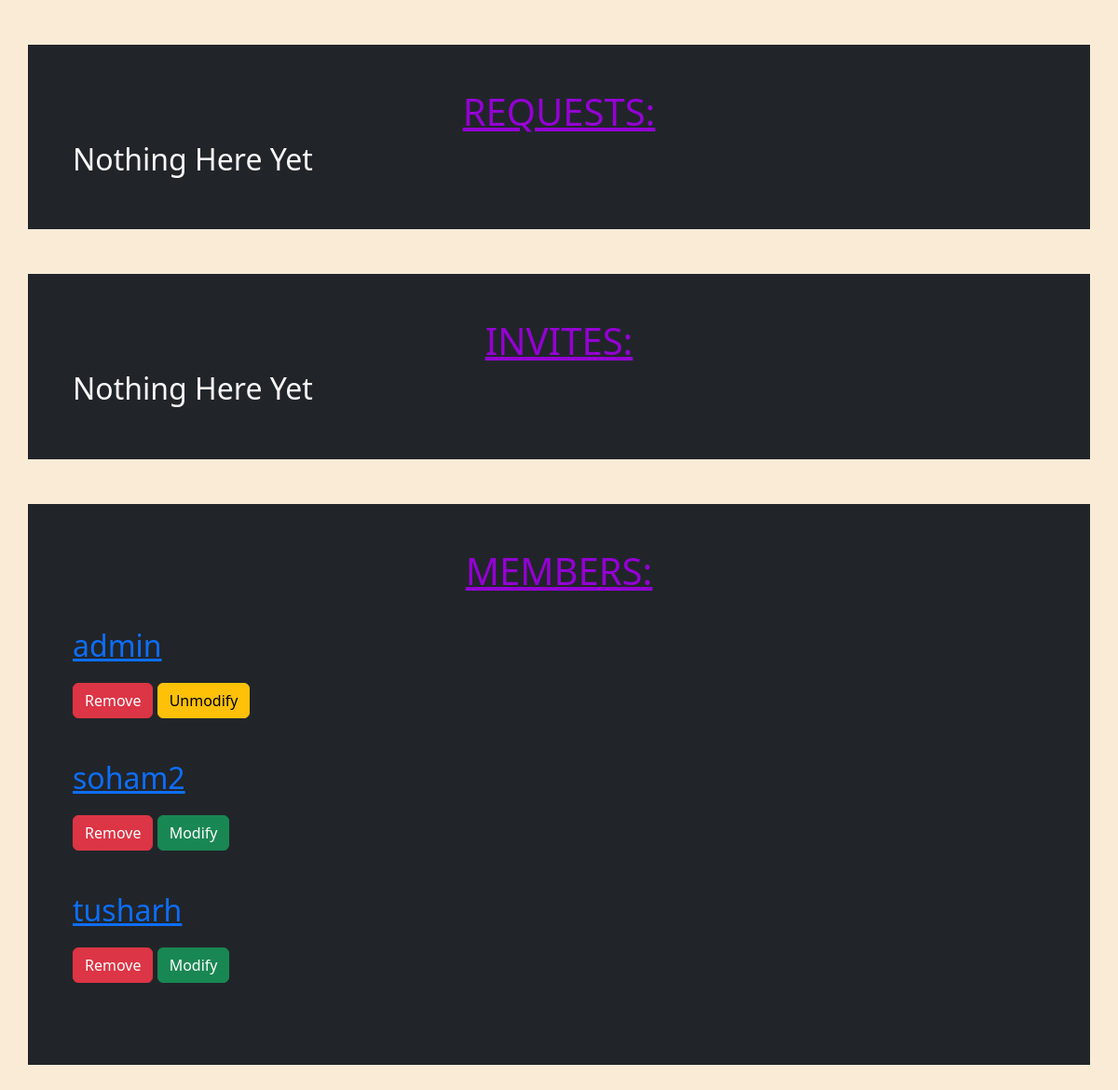
Page /forums/1/members (signed in) on the committed database.
### users/models.py (models this page shows)
class CustomUser(AbstractBaseUser,PermissionsMixin):
    reg_no = models.CharField(max_length=20,primary_key=True,unique=True)
    first_name = models.CharField(max_length=150)
    is_active = models.BooleanField(default=True)
    is_staff = models.BooleanField(default=False)
    USERNAME_FIELD = 'reg_no'
    REQUIRED_FIELDS=['first_name']
    objects = CustomUserManager()
    pic = models.ImageField(upload_to='profiles', default='/Dragonfruit.jpg')

### forums/views.py (the view)
# urls.py: path('forums/<int:forum_id>/members',views.member_list,name='member_list'),
def member_list(request,forum_id):
    forum = Forum.objects.get(id=forum_id)
    if request.user in forum.mods.all():
        if request.method == 'POST' :
            if 'accept' in request.POST:
                member = CustomUser.objects.get(reg_no=request.POST['accept'])
                forum.users.add(member)
                JoinReq.objects.filter(forum=forum,user=member).delete()
            elif 'remove' in request.POST:
                member = CustomUser.objects.get(reg_no=request.POST['remove'])
                if member in forum.mods.all():
                    forum.mods.remove(member)
                forum.users.remove(member)
            elif 'makemod' in request.POST:
                member = CustomUser.objects.get(reg_no=request.POST['makemod'])
                forum.mods.add(member)
            elif 'removemod' in request.POST:
                member = CustomUser.objects.get(reg_no=request.POST['removemod'])
                forum.mods.remove(member)
            elif 'deleteinvite' in request.POST:
                joinreq = JoinReq.objects.get(id=request.POST['deleteinvite'])
                joinreq.delete()
        else:
            pass
        mods = forum.mods.all()
        members = forum.users.all()
        join_reqs = JoinReq.objects.filter(forum = forum, from_forum = False)
        invites = JoinReq.objects.filter(forum=forum, from_forum = True)
        context = {'join_reqs':join_reqs,'members':members,'mods':mods, 'invites':invites}
        return render(request,'members.html',context)
    else:
        return render(request,'test.html')

### templates/members.html (shortened to what this page needs)
<html>
    <head>
        <link href="https://cdn.jsdelivr.net/npm/bootstrap@5.3.0-alpha1/dist/css/bootstrap.min.css" rel="stylesheet">
    </head>
    <body>
        <div class = 'container p-5 my-5 bg-dark text-light'>
          <center><h1 style = "color:darkviolet"><u>REQUESTS: </u></h1></center>
            {% for join_req in join_reqs %}
            <form method="POST">
                {% csrf_token %}
                {{join_req.user}}
                <button type = 'submit' name="accept" class = 'btn btn-primary btn-md' value={{join_req.user}}>Accept</button>
            </form>
            <br>
            {% empty %}
            <h2>Nothing Here Yet </h2>
            {% endfor %}
        </div>
        <div class = 'container p-5 my-5 bg-dark text-light'>
            <center><h1 style = "color:darkviolet"><u>INVITES: </u></h1></center>
              {% for invite in invites %}
              <form method="POST">
                  {% csrf_token %}
                  {{invite.user}}
                  <button type = 'submit' name="deleteinvite" class = 'btn btn-primary btn-md' value={{invite.id}}>Uninvite</button>
              </form>
              <br>
              {% empty %}
              <h2>Nothing Here Yet </h2>
              {% endfor %}
        </div>
            <div class = 'container p-5 my-5 bg-dark text-light'>
           <center> <h1 style = "color:darkviolet"><u>MEMBERS: </u></h1> </center>
            <br>
            {% for member in members %}
            <form method="POST">
                <a href="{% url 'pages:user' member.reg_no %}"><p style = "font-size: xx-large;">{{member.first_name}}</p></a>
                <button type = 'submit' name="remove" class = 'btn btn-danger btn-md' value={{member.reg_no}}>Remove</button>
                {% if member in mods %}
                    <button type = 'submit' name="removemod" class = 'btn btn-warning btn-md' value={{member.reg_no}}>Unmodify</button>
                {% else %}
                    <button type = 'submit' name="makemod" class = 'btn btn-success btn-md' value={{member.reg_no}}>Modify</button>
                {% endif %}
            </form>
            <br>
            {% endfor %}
        </div>
    </body>
</html>

### templates/members.html (style rules this page uses)
body { background-color: antiquewhite; }

### rows in the picture
CustomUser: first_name "admin"
CustomUser: first_name "soham2"
CustomUser: first_name "tusharh"
